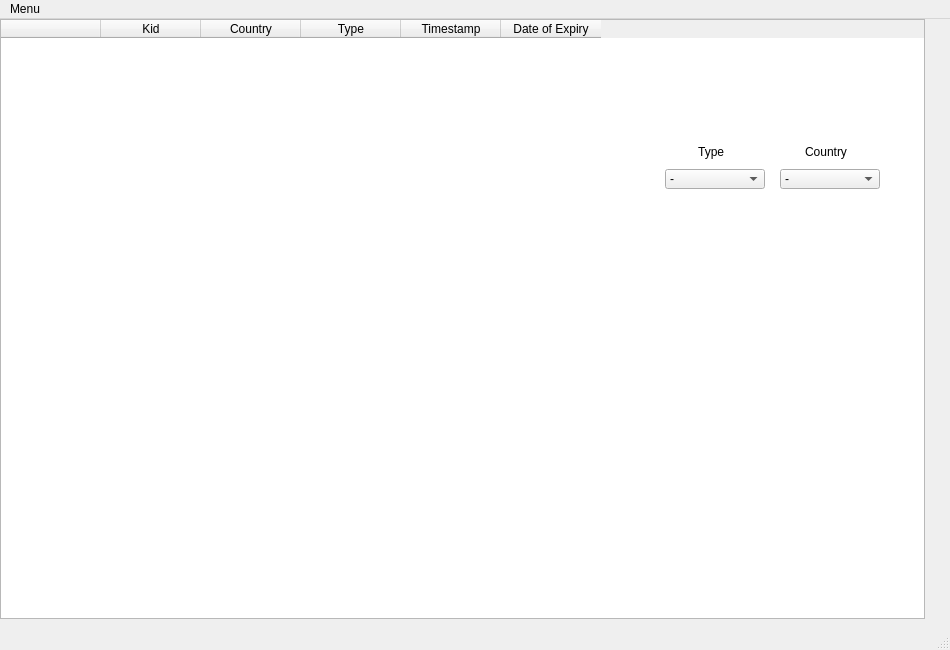
<?xml version="1.0" encoding="UTF-8"?>
<ui version="4.0">
 <class>MainWindow</class>
 <widget class="QMainWindow" name="MainWindow">
  <property name="geometry">
   <rect>
    <x>0</x>
    <y>0</y>
    <width>950</width>
    <height>650</height>
   </rect>
  </property>
  <property name="windowTitle">
   <string>MainWindow</string>
  </property>
  <widget class="QWidget" name="centralwidget">
   <widget class="QTableWidget" name="table1">
    <property name="geometry">
     <rect>
      <x>0</x>
      <y>0</y>
      <width>925</width>
      <height>600</height>
     </rect>
    </property>
    <property name="minimumSize">
     <size>
      <width>640</width>
      <height>0</height>
     </size>
    </property>
    <column>
     <property name="text">
      <string/>
     </property>
    </column>
    <column>
     <property name="text">
      <string>Kid</string>
     </property>
    </column>
    <column>
     <property name="text">
      <string>Country</string>
     </property>
    </column>
    <column>
     <property name="text">
      <string>Type</string>
     </property>
    </column>
    <column>
     <property name="text">
      <string>Timestamp</string>
     </property>
    </column>
    <column>
     <property name="text">
      <string>Date of Expiry</string>
     </property>
    </column>
   </widget>
   <widget class="QComboBox" name="combo1">
    <property name="geometry">
     <rect>
      <x>665</x>
      <y>150</y>
      <width>100</width>
      <height>20</height>
     </rect>
    </property>
    <property name="minimumSize">
     <size>
      <width>68</width>
      <height>0</height>
     </size>
    </property>
    <item>
     <property name="text">
      <string>-</string>
     </property>
    </item>
    <item>
     <property name="text">
      <string>AUTH</string>
     </property>
    </item>
    <item>
     <property name="text">
      <string>CSCA</string>
     </property>
    </item>
    <item>
     <property name="text">
      <string>DSC</string>
     </property>
    </item>
    <item>
     <property name="text">
      <string>UPLOAD</string>
     </property>
    </item>
   </widget>
   <widget class="QComboBox" name="combo2">
    <property name="geometry">
     <rect>
      <x>780</x>
      <y>150</y>
      <width>100</width>
      <height>20</height>
     </rect>
    </property>
    <item>
     <property name="text">
      <string>-</string>
     </property>
    </item>
   </widget>
   <widget class="QLabel" name="label">
    <property name="geometry">
     <rect>
      <x>690</x>
      <y>120</y>
      <width>49</width>
      <height>16</height>
     </rect>
    </property>
    <property name="text">
     <string/>
    </property>
   </widget>
   <widget class="QLabel" name="label_2">
    <property name="geometry">
     <rect>
      <x>805</x>
      <y>125</y>
      <width>45</width>
      <height>16</height>
     </rect>
    </property>
    <property name="text">
     <string>Country</string>
    </property>
   </widget>
   <widget class="QLabel" name="label_3">
    <property name="geometry">
     <rect>
      <x>685</x>
      <y>125</y>
      <width>55</width>
      <height>16</height>
     </rect>
    </property>
    <property name="text">
     <string>    Type</string>
    </property>
   </widget>
  </widget>
  <widget class="QMenuBar" name="menubar">
   <property name="geometry">
    <rect>
     <x>0</x>
     <y>0</y>
     <width>950</width>
     <height>22</height>
    </rect>
   </property>
   <widget class="QMenu" name="menuCerts">
    <property name="geometry">
     <rect>
      <x>267</x>
      <y>126</y>
      <width>160</width>
      <height>126</height>
     </rect>
    </property>
    <property name="title">
     <string>Menu</string>
    </property>
    <addaction name="actionTl"/>
    <addaction name="actionCert"/>
    <addaction name="actionRule"/>
    <addaction name="actionRl"/>
   </widget>
   <addaction name="menuCerts"/>
  </widget>
  <widget class="QStatusBar" name="statusbar"/>
  <action name="actionTl">
   <property name="text">
    <string>Trustlist</string>
   </property>
  </action>
  <action name="actionCert">
   <property name="text">
    <string>Certificates</string>
   </property>
  </action>
  <action name="actionRule">
   <property name="text">
    <string>Rules</string>
   </property>
  </action>
  <action name="actionRl">
   <property name="text">
    <string>Revocation</string>
   </property>
  </action>
 </widget>
 <resources/>
 <connections/>
</ui>
